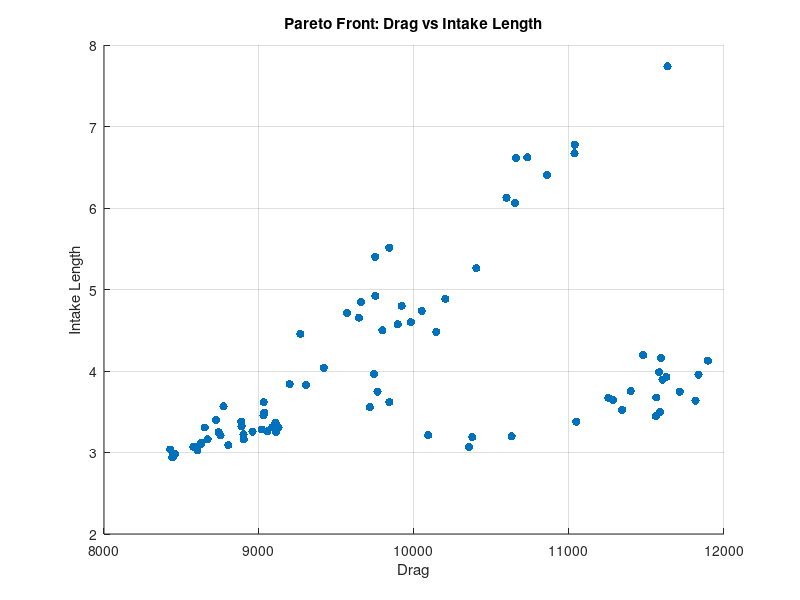
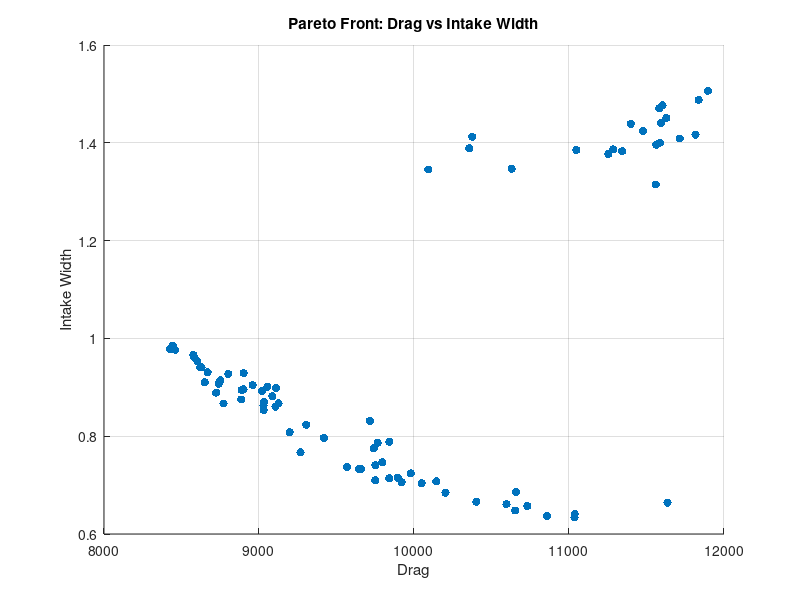
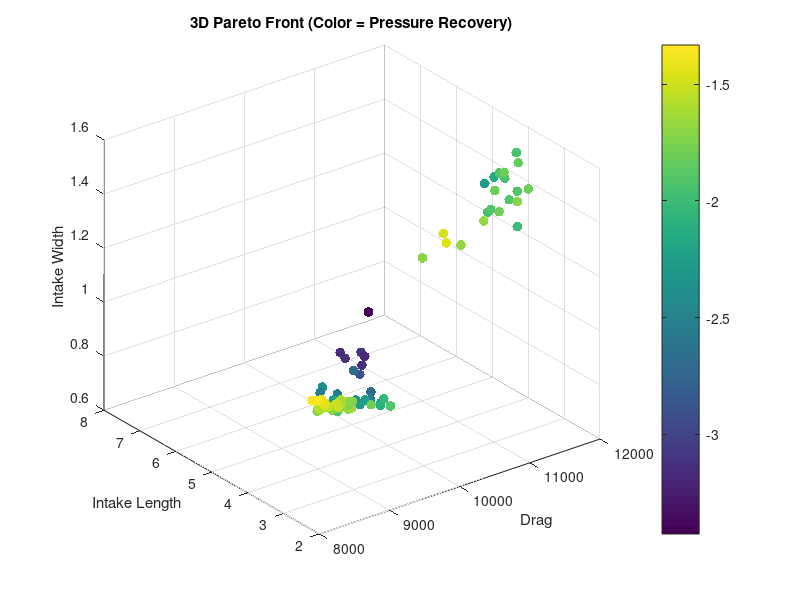

MATLAB code to generate these figures, in order: (Note: this script raises an error after producing the figures.)
% Post-Processing Script for Optimized Scramjet Intake Designs
close all
clc
% Load the optimized results
load('optimization_results1.mat'); % Contains x (designs) and fval (objective values)
% Define penalty threshold (adjust based on your penalty logic)
penalty_threshold = 1e5; 
valid_indices = all(fval(:,1) < 12000, 2); % Exclude rows where any column exceeds threshold
fval = fval(valid_indices, :); % Only valid designs
%fval(:,7) = round(fval(:,7));
x = x(valid_indices, :);

% Extracting objectives
Drag = fval(:,1);
Lift_to_Drag = -fval(:,2);
PressureRatio = -fval(:,3);
IntakeLength = fval(:,4);
IntakeWidth = fval(:,5);
PressureRecovery = -fval(:,6);

% 1. Pareto Front: Drag vs Intake Length
figure;
scatter(Drag, IntakeLength, 'filled');
xlabel('Drag'); ylabel('Intake Length');
title('Pareto Front: Drag vs Intake Length'); grid on;

% 2. Pareto Front: Drag vs Intake Width
figure;
scatter(Drag, IntakeWidth, 'filled');
xlabel('Drag'); ylabel('Intake Width');
title('Pareto Front: Drag vs Intake Width'); grid on;

% 3. Pareto Front: 3D View (Drag, Length, Width, Color = Pressure Recovery)
figure;
scatter3(Drag, IntakeLength, IntakeWidth, 50, PressureRecovery, 'filled');
xlabel('Drag'); ylabel('Intake Length'); zlabel('Intake Width');
title('3D Pareto Front (Color = Pressure Recovery)');
colorbar; grid on;

% Filter out penalty cases
% Normalize each column for better visualization
%normalized_fval = normalize(filtered_fval, 'range'); % Normalize to [0, 1] range

% Define labels for each column
column_labels = {'Drag', 'L/D', 'PR', 'Length', 'Width', '1st Ramp Length', 'TPR', 'side_fence_flag'};

% Plot the parallel coordinates
figure;
parallelplot([fval, x(:,5)], 'CoordinateTickLabels', column_labels, 'LineWidth', 1.5);
title('Parallel Coordinate Plot for Optimized Designs');
%grid on;


% 5. Extracting Best Trade-Off Designs
best_index = find(Drag < 0.5 * max(Drag) & IntakeLength < 0.5 * max(IntakeLength) & IntakeWidth < 0.5 * max(IntakeWidth));
best_designs = x(best_index, :);
best_tradeoff_values = fval(best_index, :);

disp('Best Trade-Off Designs (Ramp Angles and Corresponding Trade-Off Values):');
for i = 1:length(best_index)
    disp(['Design ', num2str(i), ':']);
    disp('Ramp Angles:');
    disp(best_designs(i, :));
    disp('Trade-Off Values (Drag, L/D, Pressure Ratio, Length, Width, Pressure Recovery):');
    disp(best_tradeoff_values(i, :));
    disp('-----------------------------------');
end

% 6. Extracting the Absolute Best Design for Minimum Drag
[~, min_drag_index] = min(Drag);
best_drag_design = x(min_drag_index, :);
best_drag_values = fval(min_drag_index, :);

disp('Best Design for Minimum Drag:');
disp('Ramp Angles:');
disp(best_drag_values);
